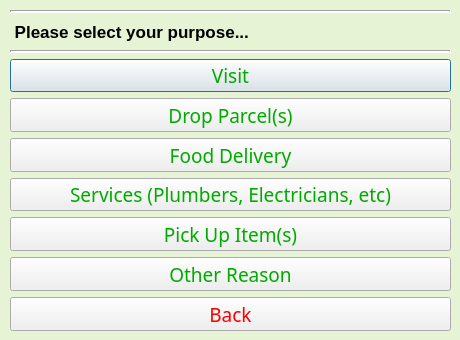
<?xml version="1.0" encoding="UTF-8"?>
<ui version="4.0">
 <class>RequestInputWindow</class>
 <widget class="QDialog" name="RequestInputWindow">
  <property name="windowModality">
   <enum>Qt::NonModal</enum>
  </property>
  <property name="geometry">
   <rect>
    <x>0</x>
    <y>0</y>
    <width>460</width>
    <height>340</height>
   </rect>
  </property>
  <property name="palette">
   <palette>
    <active>
     <colorrole role="Base">
      <brush brushstyle="SolidPattern">
       <color alpha="255">
        <red>255</red>
        <green>255</green>
        <blue>255</blue>
       </color>
      </brush>
     </colorrole>
     <colorrole role="Window">
      <brush brushstyle="SolidPattern">
       <color alpha="255">
        <red>230</red>
        <green>243</green>
        <blue>213</blue>
       </color>
      </brush>
     </colorrole>
    </active>
    <inactive>
     <colorrole role="Base">
      <brush brushstyle="SolidPattern">
       <color alpha="255">
        <red>255</red>
        <green>255</green>
        <blue>255</blue>
       </color>
      </brush>
     </colorrole>
     <colorrole role="Window">
      <brush brushstyle="SolidPattern">
       <color alpha="255">
        <red>230</red>
        <green>243</green>
        <blue>213</blue>
       </color>
      </brush>
     </colorrole>
    </inactive>
    <disabled>
     <colorrole role="Base">
      <brush brushstyle="SolidPattern">
       <color alpha="255">
        <red>230</red>
        <green>243</green>
        <blue>213</blue>
       </color>
      </brush>
     </colorrole>
     <colorrole role="Window">
      <brush brushstyle="SolidPattern">
       <color alpha="255">
        <red>230</red>
        <green>243</green>
        <blue>213</blue>
       </color>
      </brush>
     </colorrole>
    </disabled>
   </palette>
  </property>
  <property name="windowTitle">
   <string>Select Your Purpose</string>
  </property>
  <property name="autoFillBackground">
   <bool>false</bool>
  </property>
  <property name="styleSheet">
   <string notr="true"/>
  </property>
  <property name="sizeGripEnabled">
   <bool>false</bool>
  </property>
  <property name="modal">
   <bool>true</bool>
  </property>
  <widget class="QWidget" name="verticalLayoutWidget">
   <property name="geometry">
    <rect>
     <x>10</x>
     <y>10</y>
     <width>441</width>
     <height>321</height>
    </rect>
   </property>
   <layout class="QVBoxLayout" name="verticalLayout">
    <item>
     <widget class="Line" name="line_2">
      <property name="lineWidth">
       <number>2</number>
      </property>
      <property name="orientation">
       <enum>Qt::Horizontal</enum>
      </property>
     </widget>
    </item>
    <item>
     <widget class="QLabel" name="lbl">
      <property name="sizePolicy">
       <sizepolicy hsizetype="Preferred" vsizetype="Minimum">
        <horstretch>0</horstretch>
        <verstretch>0</verstretch>
       </sizepolicy>
      </property>
      <property name="minimumSize">
       <size>
        <width>0</width>
        <height>25</height>
       </size>
      </property>
      <property name="font">
       <font>
        <pointsize>13</pointsize>
        <weight>75</weight>
        <bold>true</bold>
       </font>
      </property>
      <property name="frameShape">
       <enum>QFrame::NoFrame</enum>
      </property>
      <property name="text">
       <string> Please select your purpose... </string>
      </property>
     </widget>
    </item>
    <item>
     <widget class="Line" name="line">
      <property name="font">
       <font>
        <weight>50</weight>
        <bold>false</bold>
       </font>
      </property>
      <property name="frameShadow">
       <enum>QFrame::Sunken</enum>
      </property>
      <property name="lineWidth">
       <number>2</number>
      </property>
      <property name="orientation">
       <enum>Qt::Horizontal</enum>
      </property>
     </widget>
    </item>
    <item>
     <widget class="QPushButton" name="pB_Visit">
      <property name="sizePolicy">
       <sizepolicy hsizetype="Preferred" vsizetype="Minimum">
        <horstretch>0</horstretch>
        <verstretch>0</verstretch>
       </sizepolicy>
      </property>
      <property name="minimumSize">
       <size>
        <width>350</width>
        <height>0</height>
       </size>
      </property>
      <property name="maximumSize">
       <size>
        <width>500</width>
        <height>16777215</height>
       </size>
      </property>
      <property name="font">
       <font>
        <family>Quicksand Medium</family>
        <pointsize>14</pointsize>
       </font>
      </property>
      <property name="styleSheet">
       <string notr="true">color:rgb(0, 170, 0)</string>
      </property>
      <property name="text">
       <string>Visit</string>
      </property>
     </widget>
    </item>
    <item>
     <widget class="QPushButton" name="pB_DropParcel">
      <property name="sizePolicy">
       <sizepolicy hsizetype="Preferred" vsizetype="Minimum">
        <horstretch>0</horstretch>
        <verstretch>0</verstretch>
       </sizepolicy>
      </property>
      <property name="minimumSize">
       <size>
        <width>350</width>
        <height>0</height>
       </size>
      </property>
      <property name="maximumSize">
       <size>
        <width>500</width>
        <height>16777215</height>
       </size>
      </property>
      <property name="font">
       <font>
        <family>Quicksand Medium</family>
        <pointsize>14</pointsize>
       </font>
      </property>
      <property name="styleSheet">
       <string notr="true">color:rgb(0, 170, 0)</string>
      </property>
      <property name="text">
       <string>Drop Parcel(s)</string>
      </property>
     </widget>
    </item>
    <item>
     <widget class="QPushButton" name="pB_FoodDelivery">
      <property name="sizePolicy">
       <sizepolicy hsizetype="Preferred" vsizetype="Minimum">
        <horstretch>0</horstretch>
        <verstretch>0</verstretch>
       </sizepolicy>
      </property>
      <property name="minimumSize">
       <size>
        <width>350</width>
        <height>0</height>
       </size>
      </property>
      <property name="maximumSize">
       <size>
        <width>500</width>
        <height>16777215</height>
       </size>
      </property>
      <property name="font">
       <font>
        <family>Quicksand Medium</family>
        <pointsize>14</pointsize>
       </font>
      </property>
      <property name="styleSheet">
       <string notr="true">color:rgb(0, 170, 0)</string>
      </property>
      <property name="text">
       <string>Food Delivery</string>
      </property>
     </widget>
    </item>
    <item>
     <widget class="QPushButton" name="pB_Services">
      <property name="sizePolicy">
       <sizepolicy hsizetype="Preferred" vsizetype="Minimum">
        <horstretch>0</horstretch>
        <verstretch>0</verstretch>
       </sizepolicy>
      </property>
      <property name="minimumSize">
       <size>
        <width>350</width>
        <height>0</height>
       </size>
      </property>
      <property name="maximumSize">
       <size>
        <width>500</width>
        <height>16777215</height>
       </size>
      </property>
      <property name="font">
       <font>
        <family>Quicksand Medium</family>
        <pointsize>14</pointsize>
       </font>
      </property>
      <property name="styleSheet">
       <string notr="true">color:rgb(0, 170, 0)</string>
      </property>
      <property name="text">
       <string>Services (Plumbers, Electricians, etc)</string>
      </property>
     </widget>
    </item>
    <item>
     <widget class="QPushButton" name="pB_PickUp">
      <property name="sizePolicy">
       <sizepolicy hsizetype="Minimum" vsizetype="Minimum">
        <horstretch>0</horstretch>
        <verstretch>0</verstretch>
       </sizepolicy>
      </property>
      <property name="minimumSize">
       <size>
        <width>350</width>
        <height>0</height>
       </size>
      </property>
      <property name="maximumSize">
       <size>
        <width>500</width>
        <height>16777215</height>
       </size>
      </property>
      <property name="font">
       <font>
        <family>Quicksand Medium</family>
        <pointsize>14</pointsize>
       </font>
      </property>
      <property name="styleSheet">
       <string notr="true">color:rgb(0, 170, 0)</string>
      </property>
      <property name="text">
       <string>Pick Up Item(s)</string>
      </property>
     </widget>
    </item>
    <item>
     <widget class="QPushButton" name="pB_OtherReason">
      <property name="sizePolicy">
       <sizepolicy hsizetype="Minimum" vsizetype="Minimum">
        <horstretch>0</horstretch>
        <verstretch>0</verstretch>
       </sizepolicy>
      </property>
      <property name="minimumSize">
       <size>
        <width>350</width>
        <height>0</height>
       </size>
      </property>
      <property name="maximumSize">
       <size>
        <width>500</width>
        <height>16777215</height>
       </size>
      </property>
      <property name="font">
       <font>
        <family>Quicksand Medium</family>
        <pointsize>14</pointsize>
       </font>
      </property>
      <property name="styleSheet">
       <string notr="true">color:rgb(0, 170, 0)</string>
      </property>
      <property name="text">
       <string>Other Reason</string>
      </property>
     </widget>
    </item>
    <item>
     <widget class="QPushButton" name="pB_Back">
      <property name="sizePolicy">
       <sizepolicy hsizetype="Minimum" vsizetype="Minimum">
        <horstretch>0</horstretch>
        <verstretch>0</verstretch>
       </sizepolicy>
      </property>
      <property name="minimumSize">
       <size>
        <width>350</width>
        <height>0</height>
       </size>
      </property>
      <property name="maximumSize">
       <size>
        <width>500</width>
        <height>16777215</height>
       </size>
      </property>
      <property name="font">
       <font>
        <family>Quicksand Medium</family>
        <pointsize>14</pointsize>
       </font>
      </property>
      <property name="styleSheet">
       <string notr="true">color:rgb(255, 0, 0)</string>
      </property>
      <property name="text">
       <string>Back</string>
      </property>
     </widget>
    </item>
   </layout>
  </widget>
 </widget>
 <resources/>
 <connections/>
</ui>
